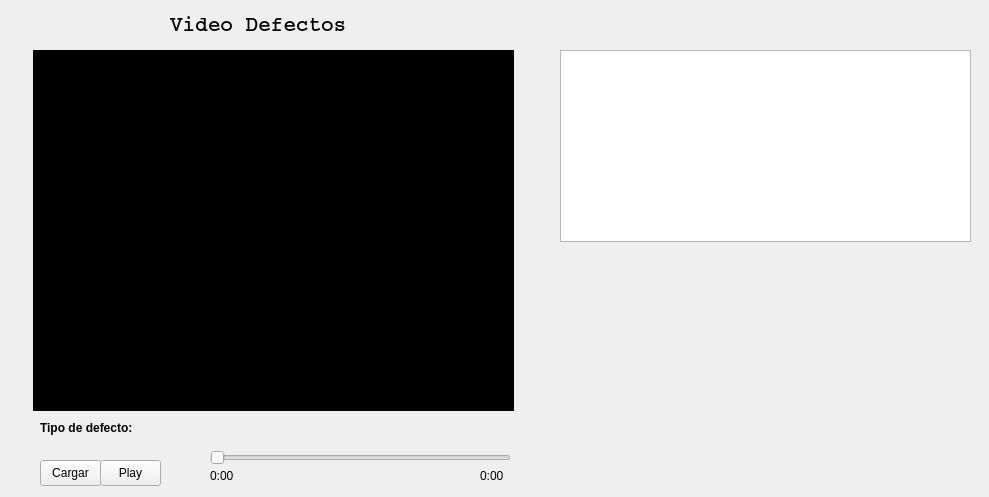
<?xml version="1.0" encoding="UTF-8"?>
<ui version="4.0">
 <class>Widget</class>
 <widget class="QWidget" name="Widget">
  <property name="geometry">
   <rect>
    <x>0</x>
    <y>0</y>
    <width>989</width>
    <height>497</height>
   </rect>
  </property>
  <property name="windowTitle">
   <string>Widget</string>
  </property>
  <widget class="QLabel" name="label_title">
   <property name="geometry">
    <rect>
     <x>170</x>
     <y>10</y>
     <width>181</width>
     <height>31</height>
    </rect>
   </property>
   <property name="font">
    <font>
     <family>Courier</family>
     <pointsize>16</pointsize>
     <weight>75</weight>
     <bold>true</bold>
    </font>
   </property>
   <property name="text">
    <string>Video Defectos</string>
   </property>
  </widget>
  <widget class="QPushButton" name="button_load">
   <property name="geometry">
    <rect>
     <x>40</x>
     <y>460</y>
     <width>61</width>
     <height>26</height>
    </rect>
   </property>
   <property name="text">
    <string>Cargar</string>
   </property>
  </widget>
  <widget class="QLabel" name="label_2">
   <property name="geometry">
    <rect>
     <x>210</x>
     <y>460</y>
     <width>41</width>
     <height>32</height>
    </rect>
   </property>
   <property name="text">
    <string>0:00</string>
   </property>
  </widget>
  <widget class="QLabel" name="label_3">
   <property name="geometry">
    <rect>
     <x>480</x>
     <y>460</y>
     <width>41</width>
     <height>32</height>
    </rect>
   </property>
   <property name="text">
    <string>0:00</string>
   </property>
  </widget>
  <widget class="QSlider" name="horizontalSlider">
   <property name="geometry">
    <rect>
     <x>210</x>
     <y>450</y>
     <width>301</width>
     <height>16</height>
    </rect>
   </property>
   <property name="orientation">
    <enum>Qt::Horizontal</enum>
   </property>
  </widget>
  <widget class="QPushButton" name="button_play_stop">
   <property name="geometry">
    <rect>
     <x>100</x>
     <y>460</y>
     <width>61</width>
     <height>26</height>
    </rect>
   </property>
   <property name="text">
    <string>Play</string>
   </property>
  </widget>
  <widget class="QLabel" name="label">
   <property name="geometry">
    <rect>
     <x>33</x>
     <y>50</y>
     <width>481</width>
     <height>361</height>
    </rect>
   </property>
   <property name="styleSheet">
    <string notr="true">background-color: #000
</string>
   </property>
   <property name="text">
    <string/>
   </property>
  </widget>
  <widget class="QLabel" name="label_4">
   <property name="geometry">
    <rect>
     <x>40</x>
     <y>420</y>
     <width>111</width>
     <height>17</height>
    </rect>
   </property>
   <property name="text">
    <string>&lt;html&gt;&lt;head/&gt;&lt;body&gt;&lt;p&gt;&lt;span style=&quot; font-weight:600;&quot;&gt;Tipo de defecto:&lt;/span&gt;&lt;/p&gt;&lt;/body&gt;&lt;/html&gt;</string>
   </property>
  </widget>
  <widget class="QLabel" name="label_tipo_defecto">
   <property name="geometry">
    <rect>
     <x>160</x>
     <y>420</y>
     <width>171</width>
     <height>17</height>
    </rect>
   </property>
   <property name="text">
    <string/>
   </property>
  </widget>
  <widget class="QTableView" name="tableView">
   <property name="geometry">
    <rect>
     <x>560</x>
     <y>50</y>
     <width>411</width>
     <height>192</height>
    </rect>
   </property>
  </widget>
 </widget>
 <layoutdefault spacing="6" margin="11"/>
 <resources/>
 <connections/>
</ui>
